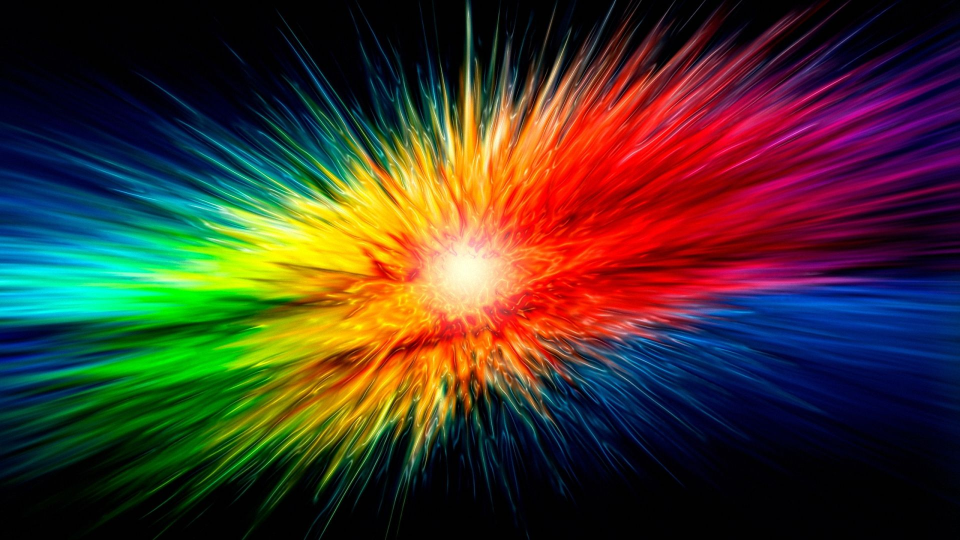
#> input picture Hue_detection/color_hd.png, 1920 x 1080 px (shown at 1/2 size)
$ jupyter execute --allow-errors color_detection.ipynb
#> lines starting #> are read from the running program, lines starting #| are printed output that depends on the picture
[cell 1]
from pynq import Overlay
from pynq.lib.video import *

#> (the rest of this cell did not finish here and is left out)

#> (a cell that did not finish here is left out)

[cell 3]
import cv2
import numpy as np
#from matplotlib import pyplot as plt
from pynq.lib.video import *

img = cv2.imread('color_hd.png') # always read as BGR
#> img is the input picture: shape (1080, 1920, 3); mean B, G, R 42.1, 53.3, 66.9
#img = cv2.cvtColor(im, cv2.COLOR_BGR2RGB)

h, w , d= img.shape
#> h = 1080; w = 1920; d = 3

print(h,w)
#| 1080 1920

r, g, b = cv2.split(img)
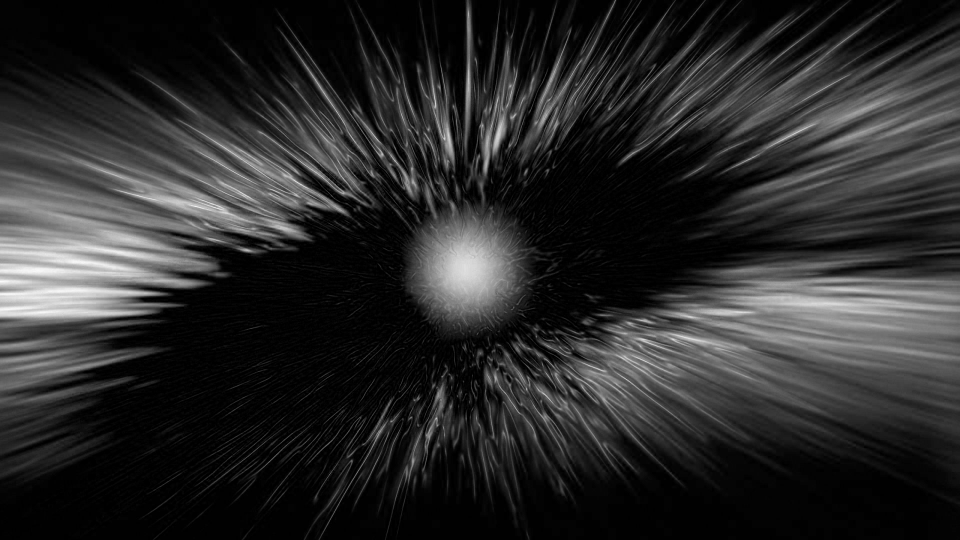
#> r: shape (1080, 1920) (shown at 1/2 size); min 0, max 255, mean 42.1
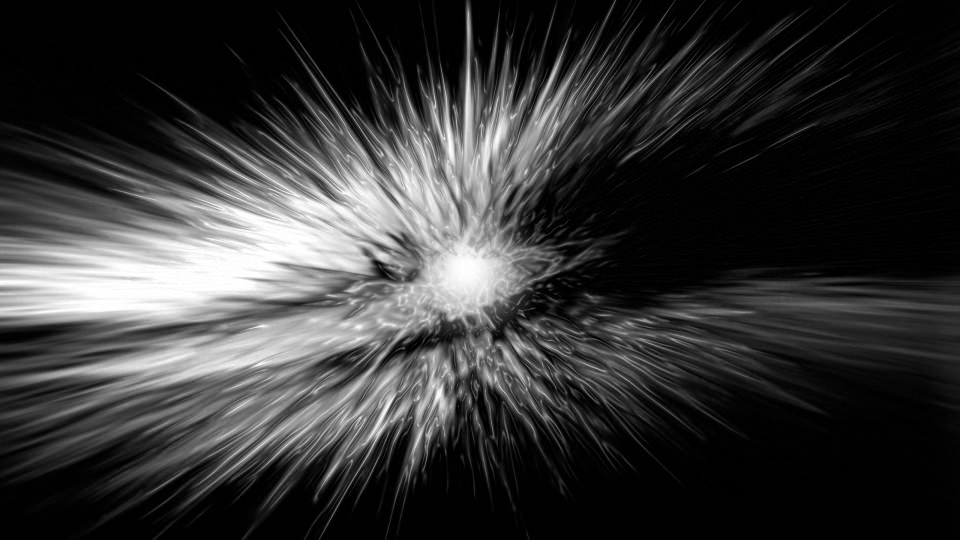
#> g: shape (1080, 1920) (shown at 1/2 size); min 0, max 255, mean 53.3
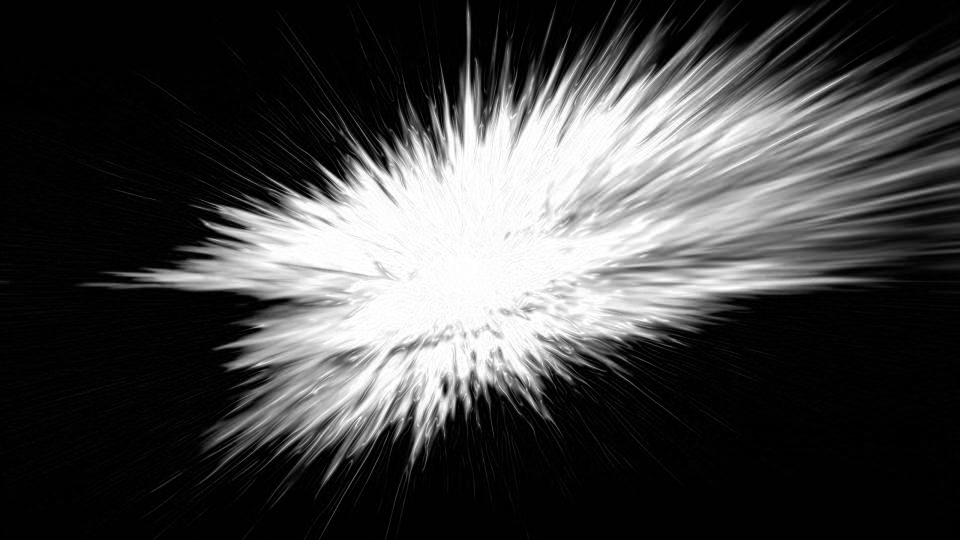
#> b: shape (1080, 1920) (shown at 1/2 size); min 0, max 255, mean 66.9

r = r.astype(np.uint32)
g = g.astype(np.uint32)
b = b.astype(np.uint32)
print('done')

[cell 4]
# [5 lines of commented-out code are left out]

[cell 5]
from matplotlib import pyplot as plt
from pynq import Xlnk
################
rgb = np.zeros([h,w],dtype=np.uint32)
a = np.zeros([h,w],dtype=np.uint32)
#c = 255*np.ones([h,w],dtype=np.uint32)

rgb = np.add(np.add(a<<24,r<<16),np.add(g<<8,b))

#######################################
#> (the rest of this cell did not finish here and is left out)

#> (a cell that did not finish here is left out)

#> (a cell that did not finish here is left out)

#> (a cell that did not finish here is left out)

#> (a cell that did not finish here is left out)

#> (a cell that did not finish here is left out)

#> (a cell that did not finish here is left out)

[cell 12]
import cv2
from matplotlib import pyplot as plt

hue_range = cv2.imread('hue_range.jpg')
#> (the rest of this cell did not finish here and is left out)

[cell 13]
from ipywidgets import interact
from matplotlib import pyplot as plt
import numpy as np
from time import sleep
import cv2

def pxl(r,g,b):
    sleep(2)
    pxl_clr = np.ones([3,30,3],np.uint8)
    print(r,g,b)
    pxl_clr[:,:,0] = r*pxl_clr[:,:,0]
    pxl_clr[:,:,1] = g*pxl_clr[:,:,1]
    pxl_clr[:,:,2] = b*pxl_clr[:,:,2]
    plt.imshow(pxl_clr)
    val = np.uint8([[[r,g,b]]])

    max_val = max(r,g,b)
    min_val = min(r,g,b)

    diff = max_val - min_val

    if max_val == min_val:
        hue = 0
    elif max_val == r:
        hue = (((g-b)/diff)*60)
    elif max_val == g:
        hue = ((2 + ((b-r)/diff))*60)
    elif max_val == b:
        hue = ((4 + ((r-g)/diff))*60)
    if hue < 0:
        hue = 360 + hue
    print("hue: ",int(hue))
    return([r,g,b])

r = interact(pxl,r=(0, 255,1),g=(0, 255,2),b=(0, 255,3))
#> the sliders are set to r = 127, g = 127, b = 127


print(r)
#> (printed output is left out)
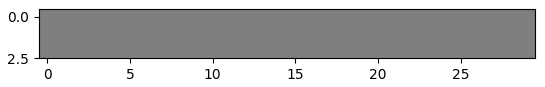
#> figure drawn by matplotlib, 1 panel
